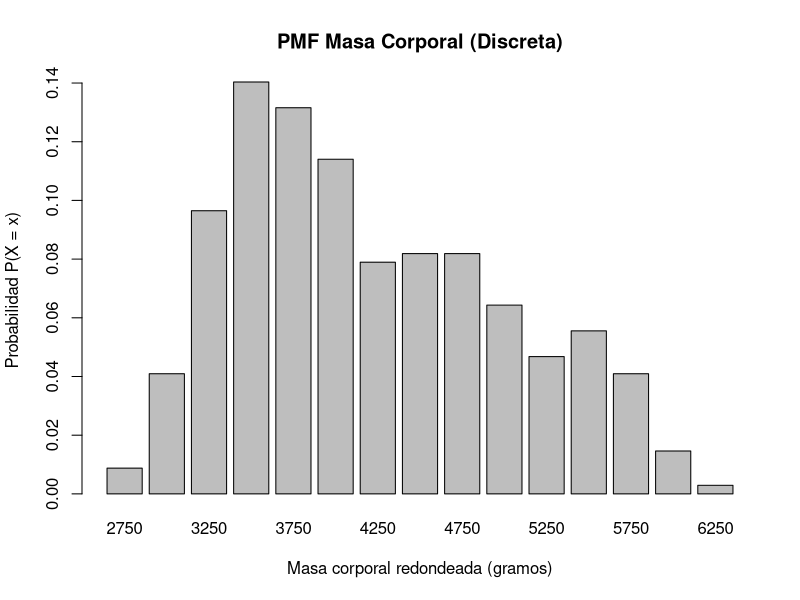
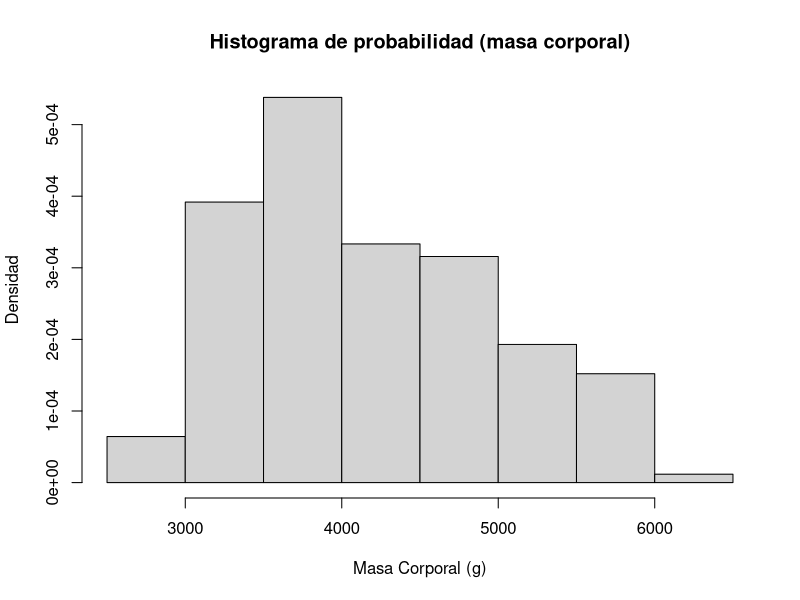
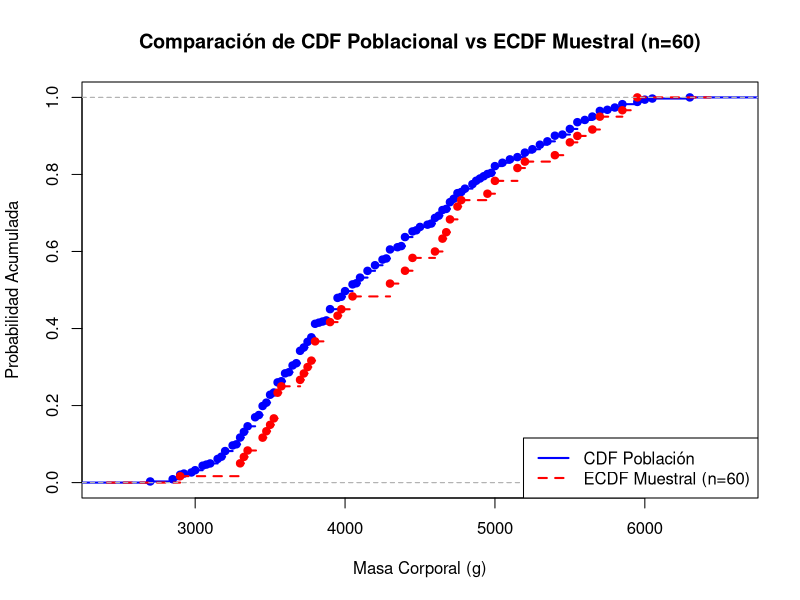

Recreate these plots in R, in order.
library(tidyverse)

penguins <- read.csv("penguins.csv") 

datos <- penguins %>%
  drop_na(body_mass_g)

# Parte 1: Distribución de una variable discreta
datos <- datos %>%
  mutate(
    mass_250 = 250*round(body_mass_g / 250)
  )

# 1. Construir la tabla con el soporte, PMF y CDF
tabla_dist <- datos %>%
  # "soporte" (valores únicos de mass_250)
  count(mass_250) %>% 
  mutate(
    PMF = n / sum(n),
    CDF = cumsum(PMF) 
  ) %>%
  select(-n)

print(tabla_dist)

# 2. Comprobar que la PMF sume 1 y la CDF termine en 1
suma_pmf <- sum(tabla_dist$PMF)
ultimo_cdf <- tail(tabla_dist$CDF, n = 1)

print(paste("Suma de la PMF:", suma_pmf))
print(paste("Último valor de la CDF:", ultimo_cdf))

# 3. Calcule P(3500 <= X <= 4500)
prob_3 <- sum(datos$mass_250 >= 3500 & datos$mass_250 <= 4500) / nrow(datos)
print(paste("Probabilidad de masa entre 3500 y 4500: ", prob_3))

# 4. Obtenga el valor esperado y la varianza a partir de la PMF
valor_esp <- sum(tabla_dist$mass_250 * tabla_dist$PMF)
varianza <- sum(tabla_dist$mass_250^2 * tabla_dist$PMF) - valor_esp^2

print(paste("Valor esperado:", valor_esp))
print(paste("Varianza:", varianza))

# 5. Represente gráficamente la PMF
barplot(height = tabla_dist$PMF,
        names.arg = tabla_dist$mass_250,
        main = "PMF Masa Corporal (Discreta)",
        xlab = "Masa corporal redondeada (gramos)",
        ylab = "Probabilidad P(X = x)")


# Parte 2: Representación de una variable continua
masa <- datos$body_mass_g

# 1. Calcule P(3800 <= X <= 4200)
prob_1 <- mean(masa >= 3800 & masa <= 4200)
print(paste("Probabilidad original:", prob_1))

# 2. Media y varianza poblacionales
media_pob <- mean(masa)

n_pob <- length(masa)
var_pob <- var(masa) * (n_pob - 1) / n_pob

print(paste("Media poblacional:", media_pob))
print(paste("Varianza poblacional:", var_pob))

# 3. Normalizar evento y verificar que la prob sea la misma
masa_01 <- (masa - min(masa)) / (max(masa) - min(masa))
lim_inf_01 <- (3800 - min(masa)) / (max(masa) - min(masa))
lim_sup_01 <- (4200 - min(masa)) / (max(masa) - min(masa))

prob_01 <- mean(masa_01 >= lim_inf_01 & masa_01 <= lim_sup_01)
print(paste("Probabilidad normalizada:", prob_01))

# 4. Histograma normalizado con 12 intérvalos
hist(masa,
     breaks = 12,
     probability = TRUE,
     main = "Histograma de probabilidad (masa corporal)",
     xlab = "Masa Corporal (g)",
     ylab = "Densidad")


# Parte 3: CDF de la poblacióon y ECDF de una muestra
F_pob <- ecdf(masa)

set.seed(123)

muestra_60 <- sample(masa, size = 60, replace = FALSE)

Fn <- ecdf(muestra_60)

# 1. Grafique F_pob y Fn en los mismos ejes
plot(F_pob, 
     main = "Comparación de CDF Poblacional vs ECDF Muestral (n=60)", 
     xlab = "Masa Corporal (g)", 
     ylab = "Probabilidad Acumulada",
     col = "blue",
     lwd = 2)     

plot(Fn, 
     add = TRUE, 
     col = "red",  
     lwd = 2, 
     lty = 2) 

legend("bottomright", 
       legend = c("CDF Población", "ECDF Muestral (n=60)"), 
       col = c("blue", "red"), 
       lty = c(1, 2), 
       lwd = 2)

# 2. Calcule F_poblacion(4000) y Fn(4000).
F_pob_4000 <- F_pob(4000)
Fn_4000 <- Fn(4000)

print(paste("Probabilidad Poblacional F(4000):", F_pob_4000))
print(paste("Probabilidad Muestral Fn(4000):", Fn_4000))
